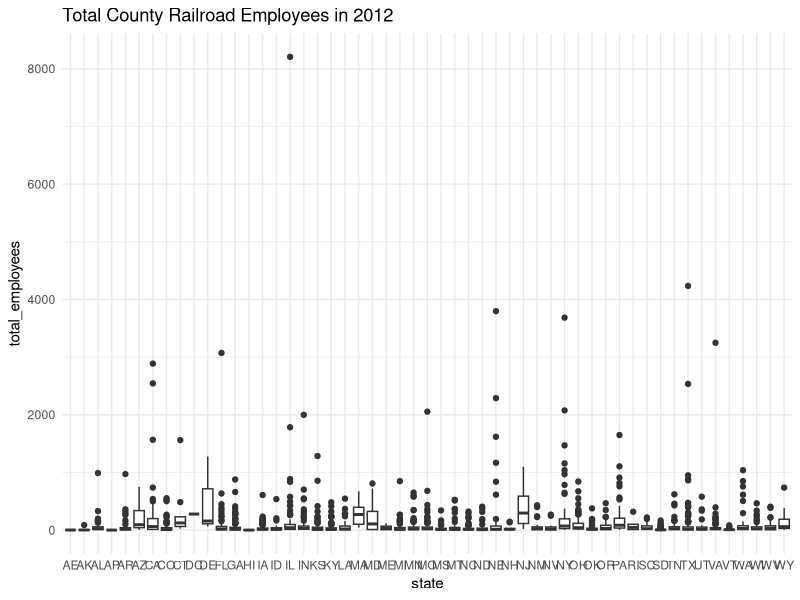

This figure's R source:
## ---- chunk 1
#| label: setup
#| warning: false
#| message: false

library(tidyverse)

knitr::opts_chunk$set(echo = TRUE, warning=FALSE, message=FALSE)
## ---- chunk 2
#First I installed the readr function
install.packages("readr")
#Next I loaded the tidyverse library
library(tidyverse)
#open data set
Trains <- read_csv("_data/railroad_2012_clean_county.csv")
Trains


## ---- chunk 3
#Determining min, max, median, and mean number of total employees

summarise(Trains, min = min(total_employees), max = max(total_employees), median = median(total_employees), mean = mean(total_employees))


## ---- chunk 4
#Creating a boxplot of total county railroad employees
ggplot(Trains, aes(state,total_employees)) + geom_boxplot() + theme_minimal() + labs(title = "Total County Railroad Employees in 2012")


#Finding IQR of total employees
summarise(Trains, IQR= IQR(total_employees))

#removing outlier from Trains
Outlier_free_trains <- Trains %>%
  filter(total_employees<8200) %>%
  arrange(total_employees)

Outlier_free_trains


#Calculating summary statistics with outlier removed
summarise(Outlier_free_trains, outlier_free_min = min(total_employees), outlier_free_max = max(total_employees), outlier_free_median = median(total_employees), outlier_free_mean = mean(total_employees))


## ---- chunk 5
#Identifying 10 counties with most total employees
Trains %>%
  arrange(desc(total_employees)) %>%
  slice(1:10)

## ---- chunk 6
  
#Recode `total_employees` using case_when, numerical > categorical
Trains <- Trains %>%
  mutate(Number_employees = case_when(
    total_employees>= 5000 ~ "5000+ employees",
    total_employees>= 2500 & total_employees<5000 ~ "2500-4999 employees",
    total_employees>= 1000 & total_employees<2500 ~ "1000-2499 employees",
    total_employees>= 500 & total_employees<1000 ~ "500-999 employees",
    total_employees>= 100 & total_employees<500 ~ "100-499 employees",
    total_employees <100 ~ "0-99 employees")
  )

#Create table with recoded values
table(select(Trains, Number_employees))

#Create prop.table with recoded values
prop.table(table(select(Trains, Number_employees)))


